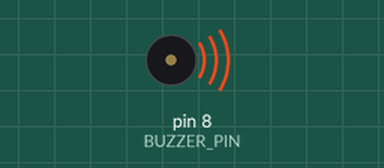
A sketch run on a simulated Arduino Uno, built with avr-gcc and run on an emulated ATmega328P. Shown: buzzer (waves = sounding).

Above: at 0.1 s.
At 38.35 s:
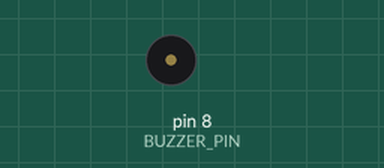
Timing chart, 0 to 40.0 s (numbered marks = the images above):
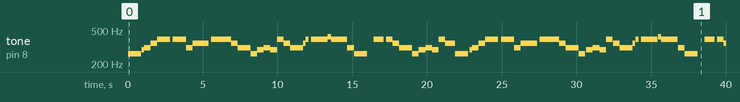

The sketch:

buzzer.ino
```cpp
#define BUZZER_PIN 8

// Notes (Buzzer Frequencies)
#define NOTE_C  262
#define NOTE_D  294
#define NOTE_Eb 311
#define NOTE_E  330
#define NOTE_F  349
#define NOTE_G  392
#define NOTE_Ab 415

// Melody for Overcooked Theme (simplified)
int melody[] = {
  NOTE_C, NOTE_D, NOTE_Eb, NOTE_F, NOTE_G, NOTE_G, NOTE_Eb, NOTE_F,
  NOTE_G, NOTE_G, NOTE_F, NOTE_Eb, NOTE_C, NOTE_D, NOTE_Eb, NOTE_D,
  NOTE_G, NOTE_F, NOTE_Eb, NOTE_F, NOTE_G, NOTE_G, NOTE_Ab, NOTE_G,
  NOTE_Eb, NOTE_C, NOTE_G, NOTE_G, NOTE_F, NOTE_Eb, NOTE_C, NOTE_D,
  NOTE_Eb, NOTE_D, NOTE_G, NOTE_F
};

// Timing variables
float unit = 218.75;
float noteDurations[] = {
  4.0*unit, 0.75*unit, 2.0*unit, 2.0*unit, 4.0*unit, 4.0*unit, 2.0*unit, 5.0*unit,
  4.0*unit, 2.0*unit, 2.0*unit, 4.0*unit, 2.0*unit, 2.0*unit, 2.0*unit, 2.0*unit, 2.0*unit,
  2.0*unit, 4.0*unit, 0.75*unit, unit, 5.0*unit, unit, 5.0*unit, 2.0*unit, 4.0*unit, 3.0*unit,
  2.0*unit, 2.0*unit, 4.0*unit, 2.0*unit, 2.0*unit, 2.0*unit, 2.0*unit, 2.0*unit, 3.0*unit
};

float pauses[] = {
  0.2*unit, 0.0*unit, 0.0*unit, 0.0*unit, 0.75*unit, 0.0*unit, 0.0*unit, 0.75*unit,
  0.0*unit, 0.0*unit, 0.0*unit, 0.0*unit, 0.0*unit, 0.0*unit, 0.0*unit, 0.0*unit, 0.0*unit,
  0.0*unit, 0.0*unit, 0.0*unit, 0.75*unit, 0.0*unit, 0.0*unit, 0.0*unit, 0.0*unit, 2.0*unit, 0.75*unit,
  0.0*unit, 0.0*unit, 0.0*unit, 0.0*unit, 0.0*unit, 0.0*unit, 0.0*unit, 0.0*unit, 0.0*unit
};

// State variables for non-blocking playback
int currentNote = 0;
unsigned long previousMillis = 0;
unsigned long startTime;
bool isPlayingNote = false;
bool isPaused = false;
bool isRunning = true;  // Controls if the melody should play

void setup() {
  pinMode(BUZZER_PIN, OUTPUT);
  startTime = millis();  // Record the start time
}

void loop() {
  unsigned long currentMillis = millis();

  if (currentMillis - startTime >= 130000) {  // 130 seconds
    noTone(BUZZER_PIN);  // Ensure the buzzer stops
    isRunning = false;
    return;
  }

  if (!isPlayingNote && !isPaused) {  // Start playing a new note
    tone(BUZZER_PIN, melody[currentNote], noteDurations[currentNote]);
    previousMillis = currentMillis;
    isPlayingNote = true;
  }
  else if (isPlayingNote && (currentMillis - previousMillis >= noteDurations[currentNote])) {
    noTone(BUZZER_PIN);  // Stop note after duration
    previousMillis = currentMillis;
    isPlayingNote = false;
    isPaused = true;
  }
  else if (isPaused && (currentMillis - previousMillis >= pauses[currentNote])) {
    currentNote++;  // Move to the next note after the pause
    isPaused = false;

    if (currentNote >= 36) {  // Restart melody when finished
      currentNote = 0;
    }
  }
}
```

Measured:
- by itself, tone on pin 8 (BUZZER_PIN): plays 262 Hz for 0.88 s, 294 Hz for 0.16 s, 311 Hz for 0.44 s, 349 Hz for 0.44 s, 392 Hz for 0.88 s, 392 Hz for 0.88 s … (63 notes in this stretch)
